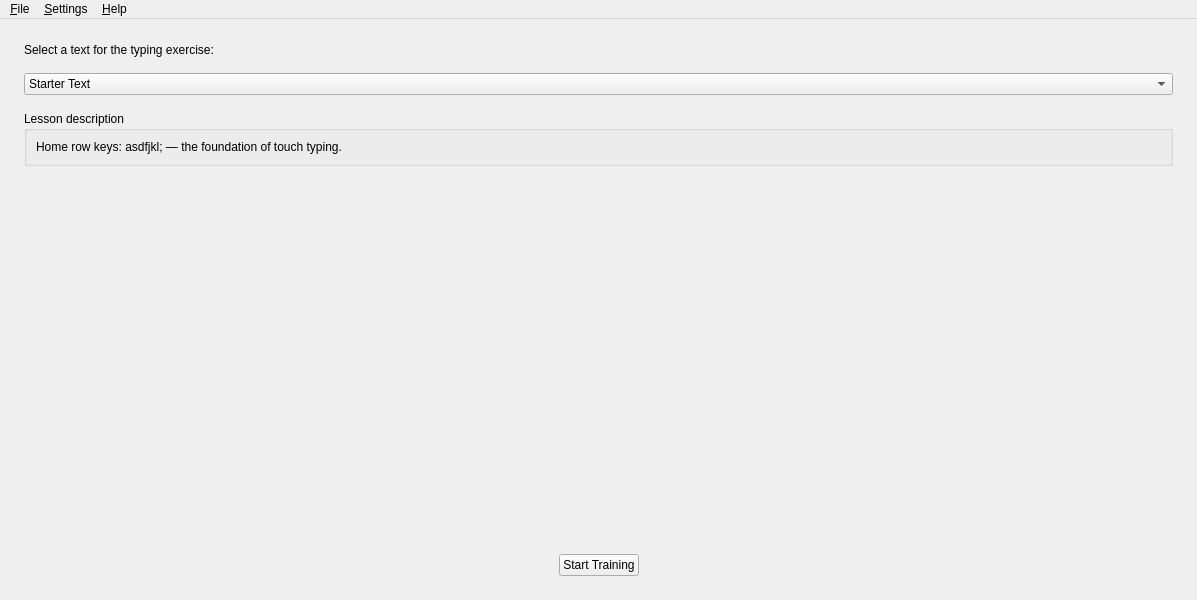
<?xml version="1.0" encoding="UTF-8"?>
<ui version="4.0">
 <class>MainWindow</class>
 <widget class="QMainWindow" name="MainWindow">
  <property name="geometry">
   <rect>
    <x>0</x>
    <y>0</y>
    <width>820</width>
    <height>600</height>
   </rect>
  </property>
  <property name="windowTitle">
   <string>TypingTrainer</string>
  </property>
  <widget class="QWidget" name="centralWidget">
   <layout class="QVBoxLayout" name="centralLayout">
    <property name="margin">
     <number>0</number>
    </property>
    <property name="spacing">
     <number>0</number>
    </property>
    <item>
     <widget class="QStackedWidget" name="stackScreens">
      <property name="currentIndex">
       <number>0</number>
      </property>

      <!-- ═══════════════════════════════════════════ -->
      <!-- PAGE 0 — START / SELECT TEXT               -->
      <!-- ═══════════════════════════════════════════ -->
      <widget class="QWidget" name="pageStart">
       <layout class="QVBoxLayout" name="startLayout">
        <property name="margin">
         <number>24</number>
        </property>
        <property name="spacing">
         <number>16</number>
        </property>
        <item>
         <widget class="QLabel" name="lblSelectPrompt">
          <property name="text">
           <string>Select a text for the typing exercise:</string>
          </property>
         </widget>
        </item>
        <item>
         <widget class="QComboBox" name="comboLesson">
          <property name="sizePolicy">
           <sizepolicy hsizetype="Expanding" vsizetype="Fixed">
            <horstretch>0</horstretch>
            <verstretch>0</verstretch>
           </sizepolicy>
          </property>
          <item>
           <property name="text">
            <string>Starter Text</string>
           </property>
          </item>
          <item>
           <property name="text">
            <string>Numbers and Symbols</string>
           </property>
          </item>
          <item>
           <property name="text">
            <string>Common Words Part 1</string>
           </property>
          </item>
          <item>
           <property name="text">
            <string>Common Words Part 2</string>
           </property>
          </item>
          <item>
           <property name="text">
            <string>Python Code Sample</string>
           </property>
          </item>
          <item>
           <property name="text">
            <string>Lorem Ipsum</string>
           </property>
          </item>
         </widget>
        </item>
        <item>
         <widget class="QGroupBox" name="grpLessonInfo">
          <property name="title">
           <string>Lesson description</string>
          </property>
          <layout class="QVBoxLayout" name="lessonInfoLayout">
           <item>
            <widget class="QLabel" name="lblLessonDesc">
             <property name="text">
              <string>Home row keys: asdfjkl; — the foundation of touch typing.</string>
             </property>
             <property name="wordWrap">
              <bool>true</bool>
             </property>
             <property name="alignment">
              <set>Qt::AlignTop|Qt::AlignLeft</set>
             </property>
            </widget>
           </item>
          </layout>
         </widget>
        </item>
        <item>
         <spacer name="startSpacer">
          <property name="orientation">
           <enum>Qt::Vertical</enum>
          </property>
          <property name="sizeHint" stdset="0">
           <size>
            <width>20</width>
            <height>40</height>
           </size>
          </property>
         </spacer>
        </item>
        <item>
         <layout class="QHBoxLayout" name="startBtnLayout">
          <item>
           <spacer name="startBtnLeftSpacer">
            <property name="orientation">
             <enum>Qt::Horizontal</enum>
            </property>
            <property name="sizeHint" stdset="0">
             <size>
              <width>40</width>
              <height>20</height>
             </size>
            </property>
           </spacer>
          </item>
          <item>
           <widget class="QPushButton" name="btnStartTraining">
            <property name="text">
             <string>Start Training</string>
            </property>
            <property name="minimumWidth">
             <number>160</number>
            </property>
           </widget>
          </item>
          <item>
           <spacer name="startBtnRightSpacer">
            <property name="orientation">
             <enum>Qt::Horizontal</enum>
            </property>
            <property name="sizeHint" stdset="0">
             <size>
              <width>40</width>
              <height>20</height>
             </size>
            </property>
           </spacer>
          </item>
         </layout>
        </item>
       </layout>
      </widget>

      <!-- ═══════════════════════════════════════════ -->
      <!-- PAGE 1 — TRAINING SESSION                  -->
      <!-- ═══════════════════════════════════════════ -->
      <widget class="QWidget" name="pageTraining">
       <layout class="QVBoxLayout" name="trainingLayout">
        <property name="margin">
         <number>12</number>
        </property>
        <property name="spacing">
         <number>8</number>
        </property>

        <!-- ── Session info bar ── -->
        <item>
         <widget class="QFrame" name="frameSessionInfo">
          <property name="frameShape">
           <enum>QFrame::StyledPanel</enum>
          </property>
          <property name="frameShadow">
           <enum>QFrame::Raised</enum>
          </property>
          <layout class="QHBoxLayout" name="sessionInfoLayout">
           <property name="margin">
            <number>6</number>
           </property>
           <item>
            <widget class="QLabel" name="lblTimeCaption">
             <property name="text">
              <string>⏱ Time:</string>
             </property>
            </widget>
           </item>
           <item>
            <widget class="QLabel" name="lblTimeValue">
             <property name="text">
              <string>00:00</string>
             </property>
             <property name="minimumWidth">
              <number>55</number>
             </property>
            </widget>
           </item>
           <item>
            <widget class="QFrame" name="sep1">
             <property name="frameShape">
              <enum>QFrame::VLine</enum>
             </property>
             <property name="frameShadow">
              <enum>QFrame::Sunken</enum>
             </property>
            </widget>
           </item>
           <item>
            <widget class="QLabel" name="lblSpeedCaption">
             <property name="text">
              <string>⌨ Speed:</string>
             </property>
            </widget>
           </item>
           <item>
            <widget class="QLabel" name="lblSpeedValue">
             <property name="text">
              <string>0 CPM</string>
             </property>
             <property name="minimumWidth">
              <number>70</number>
             </property>
            </widget>
           </item>
           <item>
            <widget class="QFrame" name="sep2">
             <property name="frameShape">
              <enum>QFrame::VLine</enum>
             </property>
             <property name="frameShadow">
              <enum>QFrame::Sunken</enum>
             </property>
            </widget>
           </item>
           <item>
            <widget class="QLabel" name="lblAccuracyCaption">
             <property name="text">
              <string>◎ Accuracy:</string>
             </property>
            </widget>
           </item>
           <item>
            <widget class="QLabel" name="lblAccuracyValue">
             <property name="text">
              <string>100%</string>
             </property>
             <property name="minimumWidth">
              <number>45</number>
             </property>
            </widget>
           </item>
           <item>
            <widget class="QProgressBar" name="progressAccuracy">
             <property name="sizePolicy">
              <sizepolicy hsizetype="Expanding" vsizetype="Fixed">
               <horstretch>0</horstretch>
               <verstretch>0</verstretch>
              </sizepolicy>
             </property>
             <property name="maximum">
              <number>100</number>
             </property>
             <property name="value">
              <number>100</number>
             </property>
             <property name="textVisible">
              <bool>false</bool>
             </property>
            </widget>
           </item>
          </layout>
         </widget>
        </item>

        <!-- ── Text display area ── -->
        <item>
         <widget class="QTextEdit" name="textDisplay">
          <property name="sizePolicy">
           <sizepolicy hsizetype="Expanding" vsizetype="Expanding">
            <horstretch>0</horstretch>
            <verstretch>1</verstretch>
           </sizepolicy>
          </property>
          <property name="readOnly">
           <bool>true</bool>
          </property>
          <property name="plainText">
           <string>jfj j jff ffjjjj fjjf fjjj jjjjjjj
jfj j jff ffjjjj Fjn ffj</string>
          </property>
          <property name="frameShape">
           <enum>QFrame::NoFrame</enum>
          </property>
          <property name="font">
           <font>
            <family>Monospace</family>
            <pointsize>14</pointsize>
           </font>
          </property>
         </widget>
        </item>

        <!-- ── Virtual keyboard ── -->
        <item>
         <widget class="QFrame" name="frameKeyboard">
          <property name="frameShape">
           <enum>QFrame::StyledPanel</enum>
          </property>
          <property name="frameShadow">
           <enum>QFrame::Raised</enum>
          </property>
          <layout class="QVBoxLayout" name="keyboardOuterLayout">
           <property name="margin">
            <number>6</number>
           </property>
           <property name="spacing">
            <number>4</number>
           </property>

           <!-- Row 0: number row -->
           <item>
            <layout class="QHBoxLayout" name="keyRowNumbers">
             <property name="spacing">
              <number>3</number>
             </property>
             <item><widget class="QPushButton" name="key_backtick"><property name="text"><string>`</string></property><property name="maximumWidth"><number>36</number></property><property name="flat"><bool>true</bool></property></widget></item>
             <item><widget class="QPushButton" name="key_1"><property name="text"><string>1</string></property><property name="maximumWidth"><number>36</number></property><property name="flat"><bool>true</bool></property></widget></item>
             <item><widget class="QPushButton" name="key_2"><property name="text"><string>2</string></property><property name="maximumWidth"><number>36</number></property><property name="flat"><bool>true</bool></property></widget></item>
             <item><widget class="QPushButton" name="key_3"><property name="text"><string>3</string></property><property name="maximumWidth"><number>36</number></property><property name="flat"><bool>true</bool></property></widget></item>
             <item><widget class="QPushButton" name="key_4"><property name="text"><string>4</string></property><property name="maximumWidth"><number>36</number></property><property name="flat"><bool>true</bool></property></widget></item>
             <item><widget class="QPushButton" name="key_5"><property name="text"><string>5</string></property><property name="maximumWidth"><number>36</number></property><property name="flat"><bool>true</bool></property></widget></item>
             <item><widget class="QPushButton" name="key_6"><property name="text"><string>6</string></property><property name="maximumWidth"><number>36</number></property><property name="flat"><bool>true</bool></property></widget></item>
             <item><widget class="QPushButton" name="key_7"><property name="text"><string>7</string></property><property name="maximumWidth"><number>36</number></property><property name="flat"><bool>true</bool></property></widget></item>
             <item><widget class="QPushButton" name="key_8"><property name="text"><string>8</string></property><property name="maximumWidth"><number>36</number></property><property name="flat"><bool>true</bool></property></widget></item>
             <item><widget class="QPushButton" name="key_9"><property name="text"><string>9</string></property><property name="maximumWidth"><number>36</number></property><property name="flat"><bool>true</bool></property></widget></item>
             <item><widget class="QPushButton" name="key_0"><property name="text"><string>0</string></property><property name="maximumWidth"><number>36</number></property><property name="flat"><bool>true</bool></property></widget></item>
             <item><widget class="QPushButton" name="key_minus"><property name="text"><string>-</string></property><property name="maximumWidth"><number>36</number></property><property name="flat"><bool>true</bool></property></widget></item>
             <item><widget class="QPushButton" name="key_equals"><property name="text"><string>=</string></property><property name="maximumWidth"><number>36</number></property><property name="flat"><bool>true</bool></property></widget></item>
             <item><widget class="QPushButton" name="key_backspace"><property name="text"><string>←</string></property><property name="minimumWidth"><number>52</number></property><property name="flat"><bool>true</bool></property></widget></item>
            </layout>
           </item>

           <!-- Row 1: QWERTY -->
           <item>
            <layout class="QHBoxLayout" name="keyRowQwerty">
             <property name="spacing">
              <number>3</number>
             </property>
             <item><widget class="QPushButton" name="key_tab"><property name="text"><string>Tab</string></property><property name="minimumWidth"><number>52</number></property><property name="flat"><bool>true</bool></property></widget></item>
             <item><widget class="QPushButton" name="key_q"><property name="text"><string>Q</string></property><property name="maximumWidth"><number>36</number></property><property name="flat"><bool>true</bool></property></widget></item>
             <item><widget class="QPushButton" name="key_w"><property name="text"><string>W</string></property><property name="maximumWidth"><number>36</number></property><property name="flat"><bool>true</bool></property></widget></item>
             <item><widget class="QPushButton" name="key_e"><property name="text"><string>E</string></property><property name="maximumWidth"><number>36</number></property><property name="flat"><bool>true</bool></property></widget></item>
             <item><widget class="QPushButton" name="key_r"><property name="text"><string>R</string></property><property name="maximumWidth"><number>36</number></property><property name="flat"><bool>true</bool></property></widget></item>
             <item><widget class="QPushButton" name="key_t"><property name="text"><string>T</string></property><property name="maximumWidth"><number>36</number></property><property name="flat"><bool>true</bool></property></widget></item>
             <item><widget class="QPushButton" name="key_y"><property name="text"><string>Y</string></property><property name="maximumWidth"><number>36</number></property><property name="flat"><bool>true</bool></property></widget></item>
             <item><widget class="QPushButton" name="key_u"><property name="text"><string>U</string></property><property name="maximumWidth"><number>36</number></property><property name="flat"><bool>true</bool></property></widget></item>
             <item><widget class="QPushButton" name="key_i"><property name="text"><string>I</string></property><property name="maximumWidth"><number>36</number></property><property name="flat"><bool>true</bool></property></widget></item>
             <item><widget class="QPushButton" name="key_o"><property name="text"><string>O</string></property><property name="maximumWidth"><number>36</number></property><property name="flat"><bool>true</bool></property></widget></item>
             <item><widget class="QPushButton" name="key_p"><property name="text"><string>P</string></property><property name="maximumWidth"><number>36</number></property><property name="flat"><bool>true</bool></property></widget></item>
             <item><widget class="QPushButton" name="key_lbracket"><property name="text"><string>[</string></property><property name="maximumWidth"><number>36</number></property><property name="flat"><bool>true</bool></property></widget></item>
             <item><widget class="QPushButton" name="key_rbracket"><property name="text"><string>]</string></property><property name="maximumWidth"><number>36</number></property><property name="flat"><bool>true</bool></property></widget></item>
            </layout>
           </item>

           <!-- Row 2: ASDF (home row) -->
           <item>
            <layout class="QHBoxLayout" name="keyRowHome">
             <property name="spacing">
              <number>3</number>
             </property>
             <item><widget class="QPushButton" name="key_caps"><property name="text"><string>Caps</string></property><property name="minimumWidth"><number>62</number></property><property name="flat"><bool>true</bool></property></widget></item>
             <item><widget class="QPushButton" name="key_a"><property name="text"><string>A</string></property><property name="maximumWidth"><number>36</number></property><property name="flat"><bool>true</bool></property></widget></item>
             <item><widget class="QPushButton" name="key_s"><property name="text"><string>S</string></property><property name="maximumWidth"><number>36</number></property><property name="flat"><bool>true</bool></property></widget></item>
             <item><widget class="QPushButton" name="key_d"><property name="text"><string>D</string></property><property name="maximumWidth"><number>36</number></property><property name="flat"><bool>true</bool></property></widget></item>
             <item><widget class="QPushButton" name="key_f"><property name="text"><string>F</string></property><property name="maximumWidth"><number>36</number></property><property name="flat"><bool>true</bool></property></widget></item>
             <item><widget class="QPushButton" name="key_g"><property name="text"><string>G</string></property><property name="maximumWidth"><number>36</number></property><property name="flat"><bool>true</bool></property></widget></item>
             <item><widget class="QPushButton" name="key_h"><property name="text"><string>H</string></property><property name="maximumWidth"><number>36</number></property><property name="flat"><bool>true</bool></property></widget></item>
             <item><widget class="QPushButton" name="key_j"><property name="text"><string>J</string></property><property name="maximumWidth"><number>36</number></property><property name="flat"><bool>true</bool></property></widget></item>
             <item><widget class="QPushButton" name="key_k"><property name="text"><string>K</string></property><property name="maximumWidth"><number>36</number></property><property name="flat"><bool>true</bool></property></widget></item>
             <item><widget class="QPushButton" name="key_l"><property name="text"><string>L</string></property><property name="maximumWidth"><number>36</number></property><property name="flat"><bool>true</bool></property></widget></item>
             <item><widget class="QPushButton" name="key_semicolon"><property name="text"><string>;</string></property><property name="maximumWidth"><number>36</number></property><property name="flat"><bool>true</bool></property></widget></item>
             <item><widget class="QPushButton" name="key_enter"><property name="text"><string>↵</string></property><property name="minimumWidth"><number>62</number></property><property name="flat"><bool>true</bool></property></widget></item>
            </layout>
           </item>

           <!-- Row 3: ZXCV -->
           <item>
            <layout class="QHBoxLayout" name="keyRowZxcv">
             <property name="spacing">
              <number>3</number>
             </property>
             <item><widget class="QPushButton" name="key_lshift"><property name="text"><string>⇧</string></property><property name="minimumWidth"><number>46</number></property><property name="flat"><bool>true</bool></property></widget></item>
             <item><widget class="QPushButton" name="key_z"><property name="text"><string>Z</string></property><property name="maximumWidth"><number>36</number></property><property name="flat"><bool>true</bool></property></widget></item>
             <item><widget class="QPushButton" name="key_x"><property name="text"><string>X</string></property><property name="maximumWidth"><number>36</number></property><property name="flat"><bool>true</bool></property></widget></item>
             <item><widget class="QPushButton" name="key_c"><property name="text"><string>C</string></property><property name="maximumWidth"><number>36</number></property><property name="flat"><bool>true</bool></property></widget></item>
             <item><widget class="QPushButton" name="key_v"><property name="text"><string>V</string></property><property name="maximumWidth"><number>36</number></property><property name="flat"><bool>true</bool></property></widget></item>
             <item><widget class="QPushButton" name="key_b"><property name="text"><string>B</string></property><property name="maximumWidth"><number>36</number></property><property name="flat"><bool>true</bool></property></widget></item>
             <item><widget class="QPushButton" name="key_n"><property name="text"><string>N</string></property><property name="maximumWidth"><number>36</number></property><property name="flat"><bool>true</bool></property></widget></item>
             <item><widget class="QPushButton" name="key_m"><property name="text"><string>M</string></property><property name="maximumWidth"><number>36</number></property><property name="flat"><bool>true</bool></property></widget></item>
             <item><widget class="QPushButton" name="key_comma"><property name="text"><string>,</string></property><property name="maximumWidth"><number>36</number></property><property name="flat"><bool>true</bool></property></widget></item>
             <item><widget class="QPushButton" name="key_period"><property name="text"><string>.</string></property><property name="maximumWidth"><number>36</number></property><property name="flat"><bool>true</bool></property></widget></item>
             <item><widget class="QPushButton" name="key_slash"><property name="text"><string>/</string></property><property name="maximumWidth"><number>36</number></property><property name="flat"><bool>true</bool></property></widget></item>
             <item><widget class="QPushButton" name="key_rshift"><property name="text"><string>⇧</string></property><property name="minimumWidth"><number>46</number></property><property name="flat"><bool>true</bool></property></widget></item>
            </layout>
           </item>

           <!-- Row 4: bottom row -->
           <item>
            <layout class="QHBoxLayout" name="keyRowBottom">
             <property name="spacing">
              <number>3</number>
             </property>
             <item><widget class="QPushButton" name="key_lctrl"><property name="text"><string>Shift</string></property><property name="minimumWidth"><number>52</number></property><property name="flat"><bool>true</bool></property></widget></item>
             <item><widget class="QPushButton" name="key_lalt"><property name="text"><string>Ctrl</string></property><property name="minimumWidth"><number>46</number></property><property name="flat"><bool>true</bool></property></widget></item>
             <item>
              <widget class="QPushButton" name="key_space">
               <property name="text">
                <string>Space</string>
               </property>
               <property name="sizePolicy">
                <sizepolicy hsizetype="Expanding" vsizetype="Fixed">
                 <horstretch>0</horstretch>
                 <verstretch>0</verstretch>
                </sizepolicy>
               </property>
               <property name="flat">
                <bool>true</bool>
               </property>
              </widget>
             </item>
             <item><widget class="QPushButton" name="key_ralt"><property name="text"><string>Shift</string></property><property name="minimumWidth"><number>52</number></property><property name="flat"><bool>true</bool></property></widget></item>
             <item><widget class="QPushButton" name="key_rctrl"><property name="text"><string>Ctrl</string></property><property name="minimumWidth"><number>46</number></property><property name="flat"><bool>true</bool></property></widget></item>
            </layout>
           </item>

          </layout>
         </widget>
        </item>

       </layout>
      </widget>

      <!-- ═══════════════════════════════════════════ -->
      <!-- PAGE 2 — RESULTS                           -->
      <!-- ═══════════════════════════════════════════ -->
      <widget class="QWidget" name="pageResults">
       <layout class="QVBoxLayout" name="resultsLayout">
        <property name="margin">
         <number>24</number>
        </property>
        <property name="spacing">
         <number>16</number>
        </property>

        <item>
         <widget class="QGroupBox" name="grpSessionResults">
          <property name="title">
           <string>Session Results</string>
          </property>
          <layout class="QVBoxLayout" name="sessionResultsLayout">
           <property name="spacing">
            <number>12</number>
           </property>

           <!-- Caption row -->
           <item>
            <layout class="QHBoxLayout" name="resultsCaptionsLayout">
             <item>
              <widget class="QLabel" name="lblTimeCaptionR">
               <property name="text">
                <string>⏱ Time</string>
               </property>
               <property name="alignment">
                <set>Qt::AlignHCenter</set>
               </property>
              </widget>
             </item>
             <item>
              <widget class="QLabel" name="lblSpeedCaptionR">
               <property name="text">
                <string>⌨ Speed</string>
               </property>
               <property name="alignment">
                <set>Qt::AlignHCenter</set>
               </property>
              </widget>
             </item>
             <item>
              <widget class="QLabel" name="lblAccuracyCaptionR">
               <property name="text">
                <string>◎ Accuracy</string>
               </property>
               <property name="alignment">
                <set>Qt::AlignHCenter</set>
               </property>
              </widget>
             </item>
            </layout>
           </item>

           <!-- Values row -->
           <item>
            <layout class="QHBoxLayout" name="resultsValuesLayout">
             <item>
              <widget class="QLabel" name="lblTimeResult">
               <property name="text">
                <string>00:00</string>
               </property>
               <property name="alignment">
                <set>Qt::AlignHCenter</set>
               </property>
               <property name="font">
                <font>
                 <pointsize>22</pointsize>
                 <bold>true</bold>
                </font>
               </property>
              </widget>
             </item>
             <item>
              <widget class="QLabel" name="lblSpeedResult">
               <property name="text">
                <string>0 CPM</string>
               </property>
               <property name="alignment">
                <set>Qt::AlignHCenter</set>
               </property>
               <property name="font">
                <font>
                 <pointsize>22</pointsize>
                 <bold>true</bold>
                </font>
               </property>
              </widget>
             </item>
             <item>
              <widget class="QLabel" name="lblAccuracyResult">
               <property name="text">
                <string>100%</string>
               </property>
               <property name="alignment">
                <set>Qt::AlignHCenter</set>
               </property>
               <property name="font">
                <font>
                 <pointsize>22</pointsize>
                 <bold>true</bold>
                </font>
               </property>
              </widget>
             </item>
            </layout>
           </item>

          </layout>
         </widget>
        </item>

        <item>
         <spacer name="resultsSpacer">
          <property name="orientation">
           <enum>Qt::Vertical</enum>
          </property>
          <property name="sizeHint" stdset="0">
           <size>
            <width>20</width>
            <height>40</height>
           </size>
          </property>
         </spacer>
        </item>

        <!-- Action buttons -->
        <item>
         <layout class="QHBoxLayout" name="resultsBtnsLayout">
          <item>
           <spacer name="resultsBtnLeftSpacer">
            <property name="orientation">
             <enum>Qt::Horizontal</enum>
            </property>
            <property name="sizeHint" stdset="0">
             <size>
              <width>40</width>
              <height>20</height>
             </size>
            </property>
           </spacer>
          </item>
          <item>
           <widget class="QPushButton" name="btnRestartTraining">
            <property name="text">
             <string>Restart Training</string>
            </property>
            <property name="minimumWidth">
             <number>140</number>
            </property>
           </widget>
          </item>
          <item>
           <widget class="QPushButton" name="btnReturnToMain">
            <property name="text">
             <string>Return to Main</string>
            </property>
            <property name="minimumWidth">
             <number>140</number>
            </property>
           </widget>
          </item>
          <item>
           <spacer name="resultsBtnRightSpacer">
            <property name="orientation">
             <enum>Qt::Horizontal</enum>
            </property>
            <property name="sizeHint" stdset="0">
             <size>
              <width>40</width>
              <height>20</height>
             </size>
            </property>
           </spacer>
          </item>
         </layout>
        </item>

       </layout>
      </widget>

     </widget>
    </item>
   </layout>
  </widget>

  <!-- ═══════════════════════════════════════════ -->
  <!-- MENU BAR                                   -->
  <!-- ═══════════════════════════════════════════ -->
  <widget class="QMenuBar" name="menuBar">
   <property name="geometry">
    <rect>
     <x>0</x>
     <y>0</y>
     <width>820</width>
     <height>22</height>
    </rect>
   </property>
   <widget class="QMenu" name="menuFile">
    <property name="title">
     <string>&amp;File</string>
    </property>
    <addaction name="actionExit"/>
   </widget>
   <widget class="QMenu" name="menuSettings">
    <property name="title">
     <string>&amp;Settings</string>
    </property>
    <addaction name="actionSettings"/>
   </widget>
   <widget class="QMenu" name="menuHelp">
    <property name="title">
     <string>&amp;Help</string>
    </property>
    <addaction name="actionAbout"/>
   </widget>
   <addaction name="menuFile"/>
   <addaction name="menuSettings"/>
   <addaction name="menuHelp"/>
  </widget>

  <!-- ═══════════════════════════════════════════ -->
  <!-- ACTIONS                                    -->
  <!-- ═══════════════════════════════════════════ -->
  <action name="actionExit">
   <property name="text">
    <string>E&amp;xit</string>
   </property>
   <property name="shortcut">
    <string>Ctrl+Q</string>
   </property>
   <property name="statusTip">
    <string>Exit the application</string>
   </property>
  </action>
  <action name="actionAbout">
   <property name="text">
    <string>&amp;About TypingTrainer</string>
   </property>
   <property name="statusTip">
    <string>Show information about TypingTrainer</string>
   </property>
  </action>
  <action name="actionSettings">
   <property name="text">
    <string>&amp;Preferences…</string>
   </property>
   <property name="shortcut">
    <string>Ctrl+,</string>
   </property>
   <property name="statusTip">
    <string>Open settings</string>
   </property>
  </action>

 </widget>
 <resources/>
 <connections/>
</ui>
